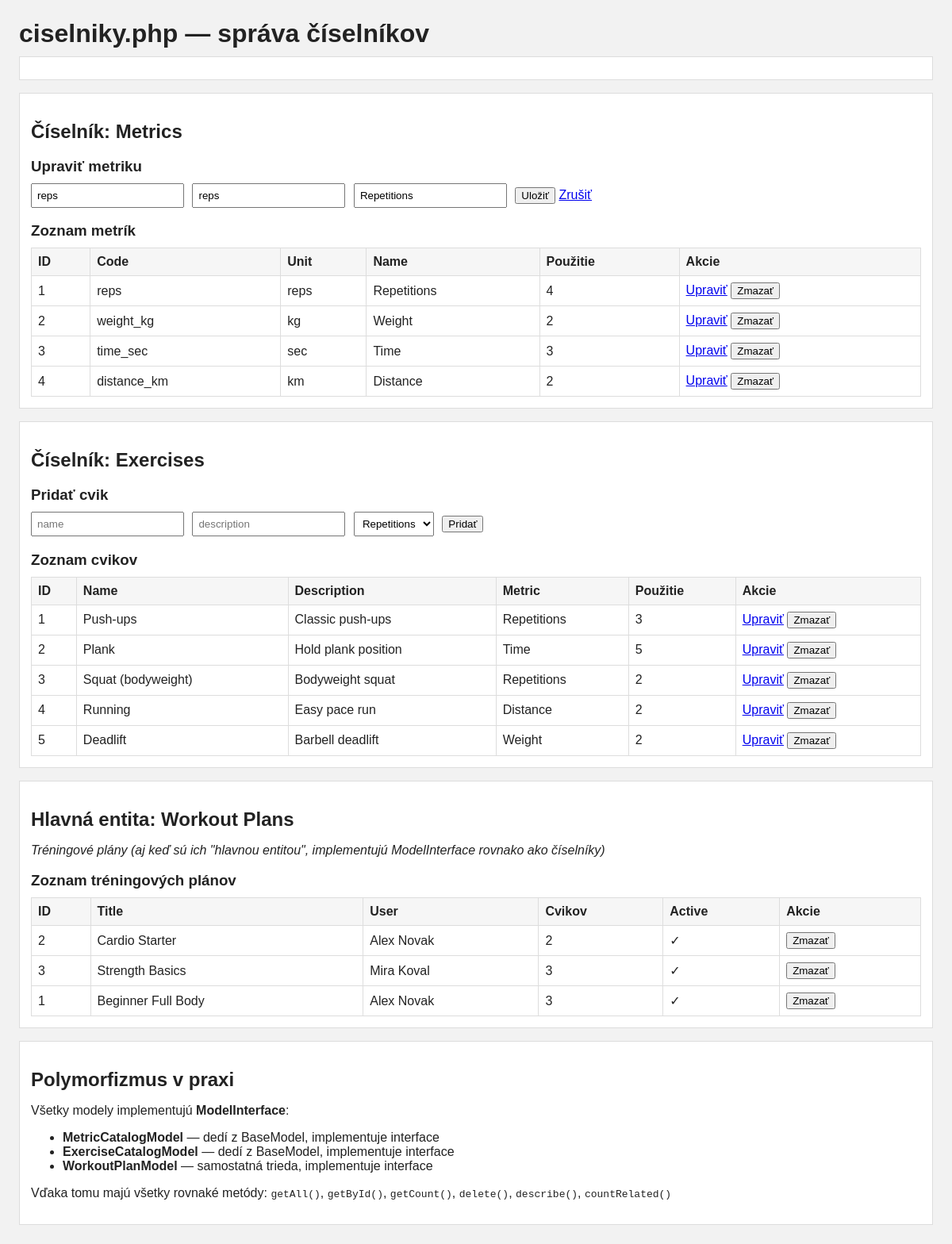
Screenshot of /ciselniky.php?edit_metric=1 with the database file from the repository.
### tables this page shows
CREATE TABLE metrics (
  id INT UNSIGNED NOT NULL AUTO_INCREMENT,
  code VARCHAR(30) NOT NULL,
  unit VARCHAR(20) NOT NULL,
  name VARCHAR(60) NOT NULL,
  PRIMARY KEY (id),
  UNIQUE KEY uq_metrics_code (code)
);

CREATE TABLE exercises (
  id BIGINT UNSIGNED NOT NULL AUTO_INCREMENT,
  name VARCHAR(120) NOT NULL,
  description VARCHAR(255) NULL,
  metric_id INT UNSIGNED NOT NULL,
  PRIMARY KEY (id),
  UNIQUE KEY uq_exercises_name (name),
  KEY idx_exercises_metric (metric_id),
  CONSTRAINT fk_exercises_metric
    FOREIGN KEY (metric_id) REFERENCES metrics(id)
    ON DELETE RESTRICT
);

CREATE TABLE workout_plans (
  id BIGINT UNSIGNED NOT NULL AUTO_INCREMENT,
  user_id BIGINT UNSIGNED NOT NULL,
  title VARCHAR(150) NOT NULL,
  note VARCHAR(255) NULL,
  is_active BOOLEAN NOT NULL DEFAULT TRUE,
  created_at TIMESTAMP NOT NULL DEFAULT CURRENT_TIMESTAMP,
  PRIMARY KEY (id),
  KEY idx_plans_user (user_id),
  CONSTRAINT fk_plans_user
    FOREIGN KEY (user_id) REFERENCES users(id)
    ON DELETE CASCADE
);

CREATE TABLE users (
  id BIGINT UNSIGNED NOT NULL AUTO_INCREMENT,
  name VARCHAR(120) NOT NULL,
  email VARCHAR(255) NOT NULL,
  password_hash VARCHAR(255) NOT NULL,
  created_at TIMESTAMP NOT NULL DEFAULT CURRENT_TIMESTAMP,
  PRIMARY KEY (id),
  UNIQUE KEY uq_users_email (email)
);

### BaseModel.php (called while the page is built, shortened)
<?php
abstract class BaseModel implements ModelInterface
{
    protected PDO $pdo;
    public function __construct(PDO $pdo)
    {
        $this->pdo = $pdo;
    }
    public function getAll(): array
    {
        $stmt = $this->pdo->query($this->resolveSql('all'));
        return $stmt->fetchAll();
    }
    public function getById(int $id): array|false
    {
        $stmt = $this->pdo->prepare($this->resolveSql('by_id'));
        $stmt->execute([':id' => $id]);
        return $stmt->fetch();
    }
    protected function countUsages(array $usageQueries, int $id): int
    {
        $usedCount = 0;
        foreach ($usageQueries as $query) {
            $stmt = $this->pdo->prepare($query);
            $stmt->execute([':id' => $id]);
            $usedCount += (int) $stmt->fetchColumn();
        }
        return $usedCount;
    }
}

### MetricCatalogModel.php (called while the page is built, shortened)
<?php
require_once 'BaseModel.php';
class MetricCatalogModel extends BaseModel
{
    public function countRelated(int $id): int
    {
        return $this->countUsages([
            'SELECT COUNT(*) FROM exercises WHERE metric_id = :id',
            'SELECT COUNT(*) FROM progress WHERE metric_id = :id',
        ], $id);
    }
}

### ExerciseCatalogModel.php (called while the page is built, shortened)
<?php
require_once 'BaseModel.php';
class ExerciseCatalogModel extends BaseModel
{
    public function countRelated(int $id): int
    {
        return $this->countUsages([
            'SELECT COUNT(*) FROM workout_plan_exercises WHERE exercise_id = :id',
            'SELECT COUNT(*) FROM progress WHERE exercise_id = :id',
        ], $id);
    }
}

### WorkoutPlanModel.php (called while the page is built, shortened)
<?php
class WorkoutPlanModel implements ModelInterface
{
    protected PDO $pdo;
    public function __construct(PDO $pdo)
    {
        $this->pdo = $pdo;
    }
    public function getAll(): array
    {
        $sql = "SELECT
                    wp.id,
                    wp.user_id,
                    wp.title,
                    wp.note,
                    wp.is_active,
                    wp.created_at,
                    u.name AS user_name,
                    u.email AS user_email,
                    COUNT(wpe.exercise_id) AS exercise_count
                FROM workout_plans wp
                LEFT JOIN users u ON u.id = wp.user_id
                LEFT JOIN workout_plan_exercises wpe ON wpe.plan_id = wp.id
                GROUP BY wp.id, u.name, u.email
                ORDER BY wp.created_at DESC";
        $stmt = $this->pdo->query($sql);
        return $stmt->fetchAll();
    }
}

### ciselniky.php (the view, shortened to what this page needs)
<?php
require_once 'BaseModel.php';
require_once 'MetricCatalogModel.php';
require_once 'ExerciseCatalogModel.php';
require_once 'WorkoutPlanModel.php';
$pdo = Database::getInstance();
$metricModel = new MetricCatalogModel($pdo);
$exerciseModel = new ExerciseCatalogModel($pdo);
$workoutPlanModel = new WorkoutPlanModel($pdo);
$editMetric = null;
$editExercise = null;
function h(string $value): string
{
    return htmlspecialchars($value, ENT_QUOTES, 'UTF-8');
}
if (isset($_GET['edit_metric'])) {
    $editMetric = $metricModel->getById((int) $_GET['edit_metric']);
}
$metrics = $metricModel->getAll();
$exercises = $exerciseModel->getAll();
$workoutPlans = $workoutPlanModel->getAll();
?>
<!DOCTYPE html>
<html lang="sk">
<head>
</head>
<body>
<h1>ciselniky.php — správa číselníkov</h1>
<div class="panel">
</div>
<div class="panel">
    <h2>Číselník: Metrics</h2>
    <h3><?php echo $editMetric ? 'Upraviť metriku' : 'Pridať metriku'; ?></h3>
    <form method="post">
        <input
            type="text"
            name="code"
            placeholder="code (napr. calories_kcal)"
            value="<?php echo h((string) ($editMetric['code'] ?? '')); ?>"
            pattern="[a-z0-9_]{2,30}"
            required
        >
        <input type="text" name="unit" placeholder="unit" value="<?php echo h((string) ($editMetric['unit'] ?? '')); ?>" required>
        <input type="text" name="name" placeholder="name" value="<?php echo h((string) ($editMetric['name'] ?? '')); ?>" required>
        <button type="submit"><?php echo $editMetric ? 'Uložiť' : 'Pridať'; ?></button>
        <?php if ($editMetric): ?>
            <a href="ciselniky.php">Zrušiť</a>
        <?php endif; ?>
    </form>
    <h3>Zoznam metrík</h3>
    <table>
        <tr>
            <th>ID</th><th>Code</th><th>Unit</th><th>Name</th><th>Použitie</th><th>Akcie</th>
        </tr>
        <?php foreach ($metrics as $metric): ?>
            <tr>
                <td><?php echo (int) $metric['id']; ?></td>
                <td><?php echo h((string) $metric['code']); ?></td>
                <td><?php echo h((string) $metric['unit']); ?></td>
                <td><?php echo h((string) $metric['name']); ?></td>
                <td><?php echo $metricModel->countRelated((int) $metric['id']); ?></td>
                <td>
                    <a href="?edit_metric=<?php echo (int) $metric['id']; ?>">Upraviť</a>
                    <form method="post" class="inline">
                        <button type="submit">Zmazať</button>
                    </form>
                </td>
            </tr>
        <?php endforeach; ?>
    </table>
</div>
<div class="panel">
    <h2>Číselník: Exercises</h2>
    <h3><?php echo $editExercise ? 'Upraviť cvik' : 'Pridať cvik'; ?></h3>
    <form method="post">
        <input type="text" name="name" placeholder="name" value="<?php echo h((string) ($editExercise['name'] ?? '')); ?>" required>
        <input type="text" name="description" placeholder="description" value="<?php echo h((string) ($editExercise['description'] ?? '')); ?>">
        <?php $selectedMetricId = (int) ($editExercise['metric_id'] ?? 1); ?>
        <select name="metric_id" required>
            <?php foreach ($metrics as $metric): ?>
                <option value="<?php echo (int) $metric['id']; ?>" <?php echo $selectedMetricId === (int) $metric['id'] ? 'selected' : ''; ?>>
                    <?php echo h((string) $metric['name']); ?>
                </option>
            <?php endforeach; ?>
        </select>
        <button type="submit"><?php echo $editExercise ? 'Uložiť' : 'Pridať'; ?></button>
    </form>
    <h3>Zoznam cvikov</h3>
    <table>
        <tr>
            <th>ID</th><th>Name</th><th>Description</th><th>Metric</th><th>Použitie</th><th>Akcie</th>
        </tr>
        <?php foreach ($exercises as $exercise): ?>
            <tr>
                <td><?php echo (int) $exercise['id']; ?></td>
                <td><?php echo h((string) $exercise['name']); ?></td>
                <td><?php echo h((string) ($exercise['description'] ?? '')); ?></td>
                <td><?php echo h((string) $exercise['metric_name']); ?></td>
                <td><?php echo $exerciseModel->countRelated((int) $exercise['id']); ?></td>
                <td>
                    <a href="?edit_exercise=<?php echo (int) $exercise['id']; ?>">Upraviť</a>
                    <form method="post" class="inline">
                        <button type="submit">Zmazať</button>
                    </form>
                </td>
            </tr>
        <?php endforeach; ?>
    </table>
</div>
<div class="panel">
    <h2>Hlavná entita: Workout Plans</h2>
    <p><em>Tréningové plány (aj keď sú ich "hlavnou entitou", implementujú ModelInterface rovnako ako číselníky)</em></p>
    <h3>Zoznam tréningových plánov</h3>
    <table>
        <tr>
            <th>ID</th><th>Title</th><th>User</th><th>Cvikov</th><th>Active</th><th>Akcie</th>
        </tr>
        <?php foreach ($workoutPlans as $plan): ?>
            <tr>
                <td><?php echo (int) $plan['id']; ?></td>
                <td><?php echo h((string) $plan['title']); ?></td>
                <td><?php echo h((string) ($plan['user_name'] ?? 'N/A')); ?></td>
                <td><?php echo (int) ($plan['exercise_count'] ?? 0); ?></td>
                <td><?php echo $plan['is_active'] ? '✓' : ''; ?></td>
                <td>
                    <form method="post" class="inline">
                        <button type="submit">Zmazať</button>
                    </form>
                </td>
            </tr>
        <?php endforeach; ?>
    </table>
</div>
<div class="panel">
    <h2>Polymorfizmus v praxi</h2>
    <p>Všetky modely implementujú <strong>ModelInterface</strong>:</p>
    <ul>
        <li><strong>MetricCatalogModel</strong> — dedí z BaseModel, implementuje interface</li>
        <li><strong>ExerciseCatalogModel</strong> — dedí z BaseModel, implementuje interface</li>
        <li><strong>WorkoutPlanModel</strong> — samostatná trieda, implementuje interface</li>
    </ul>
    <p>Vďaka tomu majú všetky rovnaké metódy: <code>getAll()</code>, <code>getById()</code>, <code>getCount()</code>, <code>delete()</code>, <code>describe()</code>, <code>countRelated()</code></p>
</div>
</body>
</html>

### ciselniky.php (style rules this page uses)
body { font-family: Arial, sans-serif; margin: 24px; background: #f2f2f2; color:#222; }
h1, h2, h3 { margin-bottom: 10px; }
.panel { background:#fff; border:1px solid #ddd; padding:14px; margin-bottom:16px; }
table { border-collapse: collapse; width: 100%; background:#fff; }
th, td { border:1px solid #ddd; padding:8px; text-align:left; }
th { background:#f6f6f6; }
input, select { padding:6px; margin-right:6px; }
form.inline { display:inline-block; margin:0; }

### rows the page displays
metrics: code "reps", unit "reps", name "Repetitions", id "1", countRelated "4"
metrics: id "2", code "weight_kg", unit "kg", name "Weight", countRelated "2"
metrics: id "3", code "time_sec", unit "sec", name "Time", countRelated "3"
metrics: id "4", code "distance_km", unit "km", name "Distance", countRelated "2"
exercises: id "1", name "Push-ups", description "Classic push-ups", metric.name "Repetitions", countRelated "3"
exercises: id "2", name "Plank", description "Hold plank position", metric.name "Time", countRelated "5"
exercises: id "3", name "Squat (bodyweight)", description "Bodyweight squat", metric.name "Repetitions", countRelated "2"
exercises: id "4", name "Running", description "Easy pace run", metric.name "Distance", countRelated "2"
exercises: id "5", name "Deadlift", description "Barbell deadlift", metric.name "Weight", countRelated "2"
workout_plans: id "2", title "Cardio Starter", user.name "Alex Novak", exercise_count "2"
workout_plans: id "3", title "Strength Basics", user.name "Mira Koval", exercise_count "3"
workout_plans: id "1", title "Beginner Full Body", user.name "Alex Novak", exercise_count "3"

### other values shown
form field metric_id "Repetitions"
